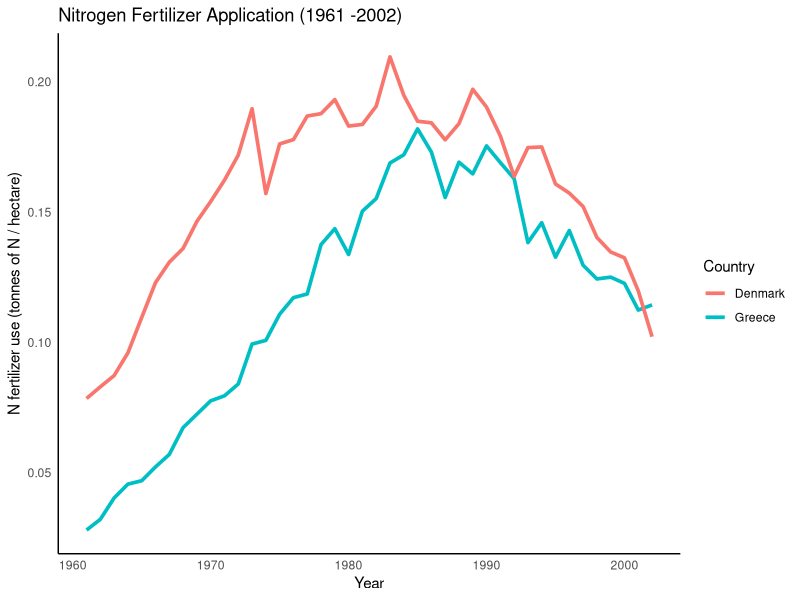
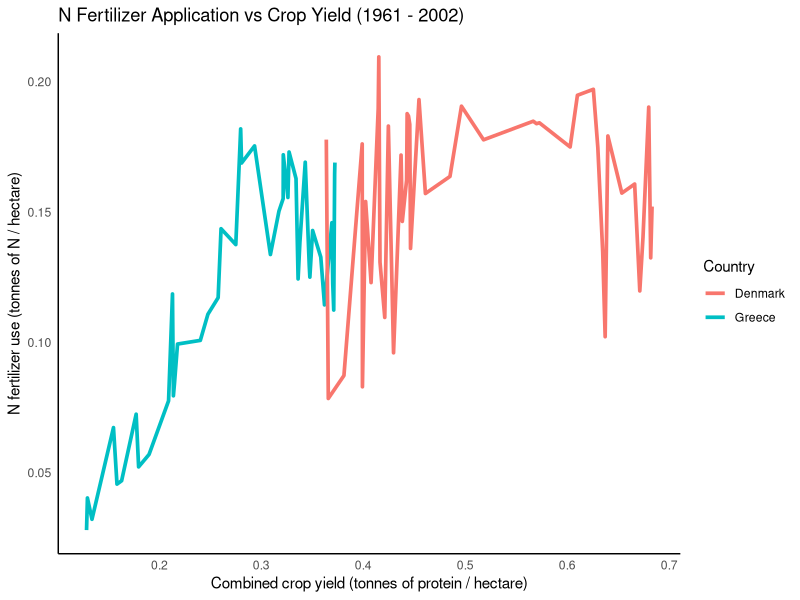
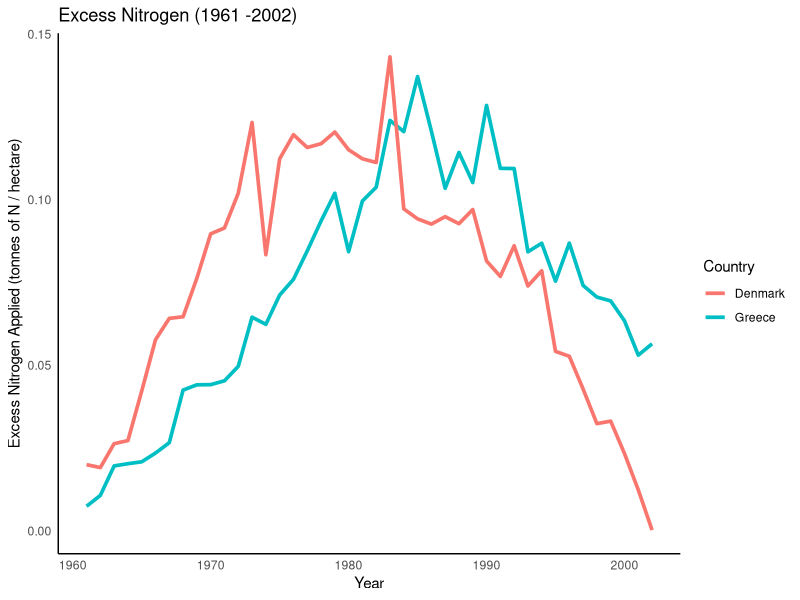

The R script that drew these images, in order:
## ---- chunk 1
knitr::opts_chunk$set(echo = TRUE)
## ---- chunk 2
library(tidyverse)
## ---- chunk 3

countries <- read_csv("assign2dat.csv")

denmark <- countries %>% 
  filter(Country == "Denmark")

greece <- countries %>% 
  filter(Country == "Greece")

## ---- chunk 4

ggplot(greece, aes(Year)) + 
  geom_line(data = greece, aes(y = Fertilizer, colour = Country), size = 1.25) +
  geom_line(data = denmark, aes(y = Fertilizer, colour = Country), size = 1.25) +
  ggtitle("Nitrogen Fertilizer Application (1961 -2002)")+
  theme_minimal() +
  labs( x= "Year", y = "N fertilizer use (tonnes of N / hectare)") +
  theme(panel.grid.major = element_blank(), panel.grid.minor = element_blank(),
panel.background = element_blank(), axis.line = element_line(colour = "black"))

## ---- chunk 5

ggplot(countries, aes(Yield)) + 
  geom_line(data = greece, aes(y = Fertilizer, colour = Country), size = 1.25) +
  geom_line(data = denmark, aes(y = Fertilizer, colour = Country), size = 1.25) +
  ggtitle("N Fertilizer Application vs Crop Yield (1961 - 2002)")+
  theme_minimal() +
  labs( x= "Combined crop yield (tonnes of protein / hectare)", y = "N fertilizer use (tonnes of N / hectare)") +
  theme(panel.grid.major = element_blank(), panel.grid.minor = element_blank(),
panel.background = element_blank(), axis.line = element_line(colour = "black"))

## ---- chunk 6
greece <- greece %>% 
  mutate(
  Excess_N = Fertilizer - Yield * 0.16
)
  
denmark <- denmark %>% 
  mutate(
  Excess_N = Fertilizer - Yield * 0.16
)

ggplot(greece, aes(Year)) + 
  geom_line(data = greece, aes(y = Excess_N, colour = Country), size = 1.25) +
  geom_line(data = denmark, aes(y = Excess_N, colour = Country), size = 1.25) +
  ggtitle("Excess Nitrogen (1961 -2002)")+
  theme_minimal() +
  labs( x= "Year", y = "Excess Nitrogen Applied (tonnes of N / hectare)") +
  theme(panel.grid.major = element_blank(), panel.grid.minor = element_blank(),
panel.background = element_blank(), axis.line = element_line(colour = "black"))
